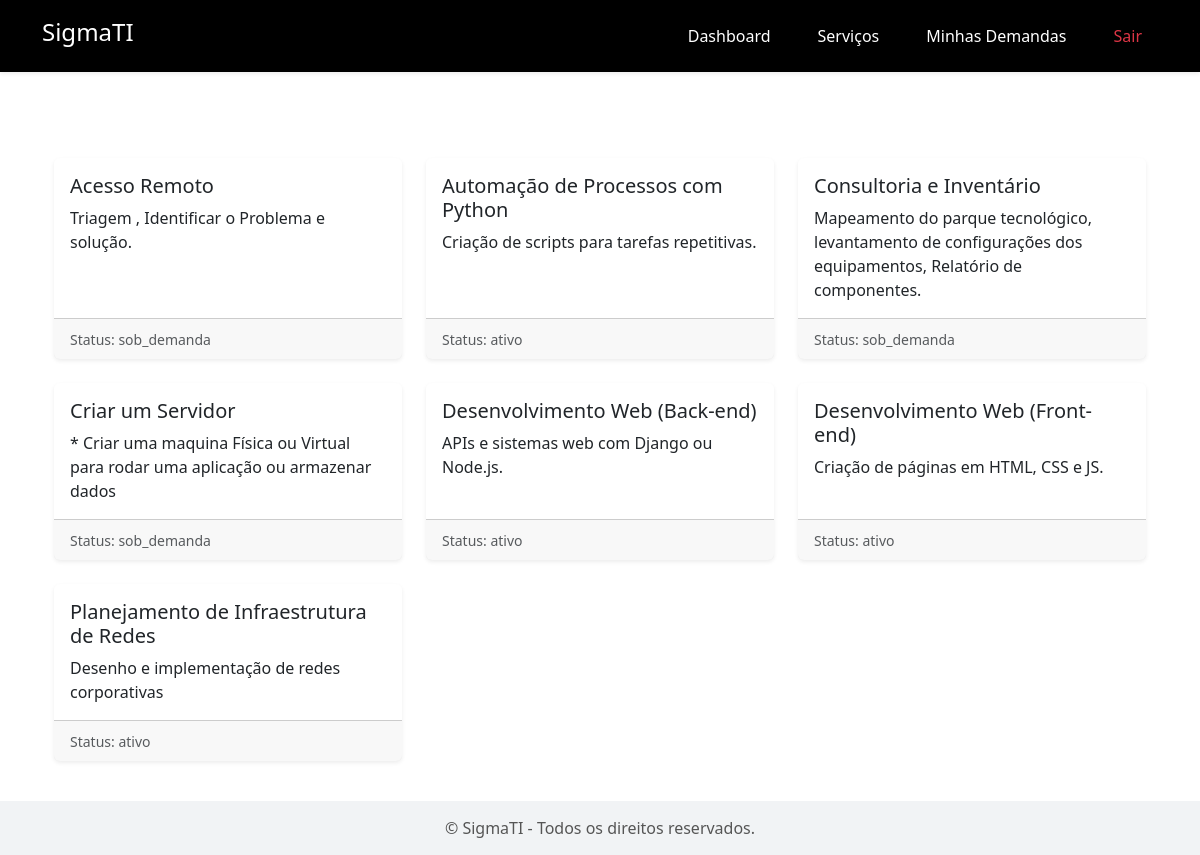
Page /listar_servicos/ (signed in) on the committed database.
### AppHome/models.py (models this page shows, shortened)
class Servico(models.Model):
    CATEGORIAS = [
        ('infraestrutura', 'Infraestrutura'),
        ('desenvolvimento', 'Desenvolvimento'),
        ('automacao', 'Automação'),
        ('suporte', 'Suporte'),
        ('consultoria', 'Consultoria'),
    ]
    MODELOS_COBRANCA = [
        ('hora', 'Hora'),
        ('projeto_fechado', 'Projeto Fechado'),
        ('mensalidade', 'Mensalidade'),
        ('retainer', 'Retainer'),
    ]
    REQUISITOS = [
        ('acesso_a_conta', 'Acesso a Conta'),
        ('acesso_remoto', 'Acesso Remoto'),
        ('documentacao_rede', 'Documentação da Rede'),
        ('acesso_servidor', 'Acesso ao Servidor'),
        ('infraestrutura_basica', 'Infraestrutura Básica'),
        ('equipamento_rede', 'Equipamento de Rede'),
    ]
    FERRAMENTAS = [
        ('AnyDesk', 'AnyDesk'),
        ('pendrive', 'PenDrive'),
        ('powerapps', 'PowerApps'),
        ('python', 'Python'),
        ('django', 'Django'),
        ('react', 'React'),
        ('pfsense', 'Pfsense'),
        ('mikrotik', 'Mikrotik'),
        ('power_apps', 'Power Apps'),
        ('github', 'GitHub'),
        ('azure', 'Azure'),
        ('aws', 'AWS'),
        ('docker', 'Docker'),
        ('sql_server', 'SQL Server'),
    ]
    TEMPO_MEDIO = [
        ('30_minutos','30 minutos'),
        ('1_hora','1 hora'),
        ('3_horas','3 horas'),
        ('6_horas','6 horas'),
        ('12_horas','12 horas'),
        ('1_dia_util', '1 dia útil'),
        ('3_dias_uteis', '3 dias úteis'),
        ('5_dias_uteis', '5 dias úteis'),
        ('1_semana', '1 semana'),
        ('2_semanas', '2 semanas'),
        ('1_mes', '1 mês'),
    ]
    COMPLEXIDADE = [
        ('baixa', 'Baixa'),
        ('media', 'Média'),
        ('alta', 'Alta'),
    ]
    STATUS = [
        ('ativo', 'Ativo'),
        ('em_desenvolvimento', 'Em Desenvolvimento'),
        ('sob_demanda', 'Sob Demanda'),
        ('em_manutencao', 'Em Manutenção'),
    ]
    nome = models.CharField(max_length=100)
    descricao = models.TextField()
    valor = models.DecimalField(max_digits=10, decimal_places=2)
    categoria = models.CharField(max_length=50, choices=CATEGORIAS, default='hora')
    modelo_cobranca = models.CharField(max_length=50, choices=MODELOS_COBRANCA)
    requisitos = models.CharField(max_length=100, choices=REQUISITOS, blank=True, null=True)
    ferramentas = models.CharField(max_length=100, choices=FERRAMENTAS, blank=True, null=True)
    tempo_medio_execucao = models.CharField(max_length=50, choices=TEMPO_MEDIO)
    nivel_complexidade = models.CharField(max_length=50, choices=COMPLEXIDADE)
    status = models.CharField(max_length=50, choices=STATUS)
    documentacao = models.FileField(upload_to='documentos/', blank=True, null=True)

### AppHome/views.py (the view)
# urls.py: path('listar_servicos/', views.listar_servicos, name='listar_servicos'),
@login_required
def listar_servicos(request):
    servicos = Servico.objects.all().order_by("nome")
    return render(request, "AppHome/listar_servicos.html", {"servicos": servicos})

### AppHome/context_processors.py (called while the page is built)
def permissoes_usuario(request):
    if not request.user.is_authenticated:
        return {}
    usuario_pode_alterar = request.user.is_superuser or request.user.groups.filter(name="Técnicos").exists()
    return {
        'usuario_pode_alterar': usuario_pode_alterar
    }

### AppHome/templates/AppHome/listar_servicos.html (shortened to what this page needs)
{% extends "AppHome/base.html" %}
{% block content %}
<div class="container my-4 text-white">
    <h2 class="mb-4">Serviços Disponíveis</h2>
    {% if servicos %}
        <div class="row row-cols-1 row-cols-md-2 row-cols-lg-3 g-4">
            {% for servico in servicos %}
            <div class="col">
                <div class="card h-100 shadow-sm border-0">
                    <div class="card-body">
                        <h5 class="card-title">{{ servico.nome }}</h5>
                        <p class="card-text">{{ servico.descricao }}</p>
                    </div>
                    {% if servico.status %}
                    <div class="card-footer">
                        <small class="text-muted">Status: {{ servico.status }}</small>
                    </div>
                    {% endif %}
                </div>
            </div>
            {% endfor %}
        </div>
    {% else %}
        <p class="text-muted">Nenhum serviço cadastrado no momento.</p>
    {% endif %}
</div>
{% endblock %}

### AppHome/templates/AppHome/base.html (style rules this page uses)
body { background: #ffffff; }

### rows in the picture
Servico: nome "Acesso Remoto", descricao "Triagem , Identificar o Problema e solução.", status "sob_demanda"
Servico: nome "Automação de Processos com Python", descricao "Criação de scripts para tarefas repetitivas.", status "ativo"
Servico: nome "Consultoria e Inventário", descricao "Mapeamento do parque tecnológico, levantamento de configurações dos equipamentos, Relatório de componentes.", status "sob_demanda"
Servico: nome "Criar um Servidor", descricao "* Criar uma maquina Física ou Virtual para rodar uma aplicação ou armazenar dados", status "sob_demanda"
Servico: nome "Desenvolvimento Web (Back-end)", descricao "APIs e sistemas web com Django ou Node.js.", status "ativo"
Servico: nome "Desenvolvimento Web (Front-end)", descricao "Criação de páginas em HTML, CSS e JS.", status "ativo"
Servico: nome "Planejamento de Infraestrutura de Redes", descricao "Desenho e implementação de redes corporativas", status "ativo"
